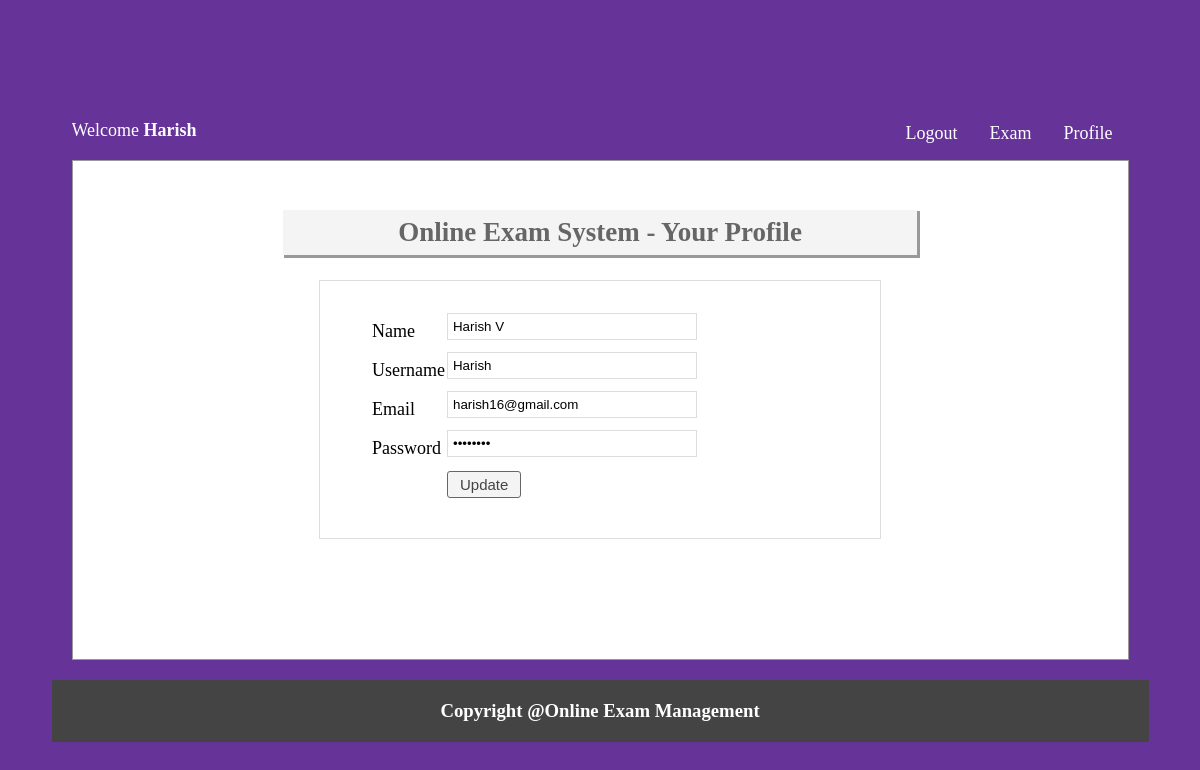
Page /profile.php (signed in) on the committed database.
### tables this page shows
CREATE TABLE `tbl_user` (
  `userId` int(11) NOT NULL,
  `name` varchar(50) NOT NULL,
  `username` varchar(30) NOT NULL,
  `password` varchar(32) NOT NULL,
  `email` varchar(255) NOT NULL,
  `status` int(11) NOT NULL DEFAULT 0
);

### classes/User.php (called while the page is built, shortened)
<?php
$filepath = realpath(dirname(__FILE__));
include_once ($filepath.'/../lib/Session.php');
include_once ($filepath.'/../lib/Database.php');
class User{
    private $db;
    public function __construct(){
        $this->db = new Database();
    }
    public function getUserData($userId){
        $query = "SELECT * FROM tbl_user WHERE userId = '$userId'";
        $result = $this->db->select($query);
        return $result;
    }
}
?>

### lib/Database.php (called while the page is built, shortened)
<?php
Class Database{
	public $host   = DB_HOST;
	public $user   = DB_USER;
	public $pass   = DB_PASS;
	public $dbname = DB_NAME;
	public $link;
	private function connectDB(){
	$this->link = new mysqli($this->host, $this->user, $this->pass, $this->dbname);
 }
	public function select($query){
		$result = $this->link->query($query) or die($this->link->error.__LINE__);
		if($result->num_rows > 0){
			return $result;
		} else {
			return false;
		}
	}
}

### lib/Session.php (called while the page is built, shortened)
<?php
class Session{
	 public static function get($key){
	 	if (isset($_SESSION[$key])) {
	 		return $_SESSION[$key];
	 	} else {
	 		return false;
	 	}
	 }
}
?>

### profile.php (the view, shortened to what this page needs)
<?php include 'inc/header.php'; ?>
<?php
  $userId = Session::get("userId");
?>
    <div class="main">
        <h1>Online Exam System - Your Profile</h1>
        <div class="profile">
            <form action="" method="post">
                <?php
                $getData = $usr->getUserData($userId);
                if($getData){
                    $result = $getData->fetch_assoc();
                ?>
                <table class="tbl">
                    <tr>
                        <td>Name</td>
                        <td><input name="name" type="text" value="<?php echo $result['name'] ?>" ></td>
                    </tr>
                    <tr>
                        <td>Username</td>
                        <td><input name="username" type="text" value="<?php echo $result['username'] ?>" ></td>
                    </tr>
                    <tr>
                        <td>Email</td>
                        <td><input name="email" type="text" value="<?php echo $result['email'] ?>" ></td>
                    </tr>
                    <tr>
                        <td>Password</td>
                        <td><input name="password" type="password" value="<?php echo $result['password'] ?>" ></td>
                    </tr>
                    <tr>
                        <td></td>
                        <td class="button_class"><input type="submit" value="Update">
                        </td>
                    </tr>
                </table>
                <?php } ?>
            </form>
    </div>
 </div>
<?php include 'inc/footer.php'; ?>

### css/main.css (style rules this page uses)
* { margin: 0; padding: 0; outline: none }
body { font-family: verdana; background-color: rebeccapurple; }
input[type="text"], input[type="password"] { border: 1px solid #ddd; margin-bottom: 10px; padding: 5px; width: 238px; }
input[type="submit"] { cursor: pointer; font-size: 15px; padding: 1px 10px; }
.main { background: #fff none repeat scroll 0 0; border: 1px solid #999; margin-top: 7px; min-height: 468px; padding: 15px; width: 1025px; }
.main h1 { background: #f4f4f4 none repeat scroll 0 0; box-shadow: 2px 2px 0 1px #999; color: #666; margin: 34px auto 25px; padding: 7px; text-align: center; width: 620px; }
.profile { width: 460px; margin: 0 auto; border: 1px solid #ddd; padding: 30px 50px 38px; }
.button_class input { background: #f4f4f4 none repeat scroll 0 0; border: 1px solid #666666; color: #444444; display: compact; margin-top: 2px; padding: 4px 12px; text-align: center; text-decoration: none; border-radius: 3px; }

### rows in the picture
tbl_user: name "Harish V", username "Harish", email "harish16@gmail.com"

### other values in the picture
Session::get("username") "Harish"
